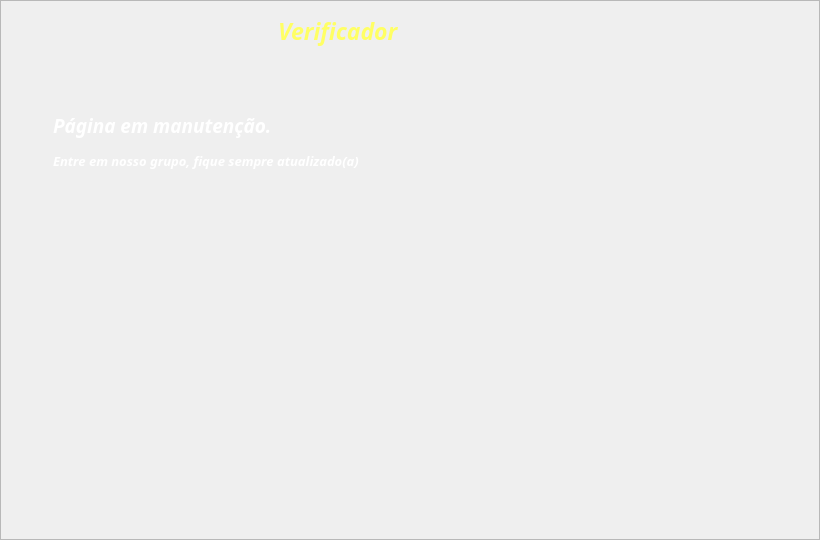
   <widget class="QFrame" name="frameVerificador">
    <property name="geometry">
     <rect>
      <x>90</x>
      <y>150</y>
      <width>820</width>
      <height>540</height>
     </rect>
    </property>
    <property name="frameShape">
     <enum>QFrame::StyledPanel</enum>
    </property>
    <property name="frameShadow">
     <enum>QFrame::Raised</enum>
    </property>
    <widget class="QLabel" name="label_45">
     <property name="geometry">
      <rect>
       <x>275</x>
       <y>10</y>
       <width>151</width>
       <height>41</height>
      </rect>
     </property>
     <property name="font">
      <font>
       <family>Montserrat ExtraBold</family>
       <pointsize>17</pointsize>
       <weight>75</weight>
       <italic>true</italic>
       <bold>true</bold>
      </font>
     </property>
     <property name="styleSheet">
      <string notr="true">color: rgb(255, 255, 100);</string>
     </property>
     <property name="text">
      <string>Verificador</string>
     </property>
     <property name="textFormat">
      <enum>Qt::PlainText</enum>
     </property>
     <property name="wordWrap">
      <bool>false</bool>
     </property>
     <property name="margin">
      <number>2</number>
     </property>
     <property name="indent">
      <number>3</number>
     </property>
    </widget>
    <widget class="QLabel" name="label_46">
     <property name="geometry">
      <rect>
       <x>50</x>
       <y>110</y>
       <width>261</width>
       <height>31</height>
      </rect>
     </property>
     <property name="font">
      <font>
       <family>Montserrat ExtraBold</family>
       <pointsize>14</pointsize>
       <weight>75</weight>
       <italic>true</italic>
       <bold>true</bold>
      </font>
     </property>
     <property name="styleSheet">
      <string notr="true">color: rgb(255, 255, 255);</string>
     </property>
     <property name="text">
      <string>Página em manutenção.</string>
     </property>
     <property name="textFormat">
      <enum>Qt::PlainText</enum>
     </property>
     <property name="wordWrap">
      <bool>false</bool>
     </property>
     <property name="margin">
      <number>2</number>
     </property>
     <property name="indent">
      <number>3</number>
     </property>
    </widget>
    <widget class="QLabel" name="label_47">
     <property name="geometry">
      <rect>
       <x>50</x>
       <y>140</y>
       <width>361</width>
       <height>41</height>
      </rect>
     </property>
     <property name="font">
      <font>
       <family>Montserrat ExtraBold</family>
       <pointsize>10</pointsize>
       <weight>75</weight>
       <italic>true</italic>
       <bold>true</bold>
      </font>
     </property>
     <property name="styleSheet">
      <string notr="true">color: rgb(255, 255, 255);</string>
     </property>
     <property name="text">
      <string>Entre em nosso grupo, fique sempre atualizado(a)</string>
     </property>
     <property name="textFormat">
      <enum>Qt::PlainText</enum>
     </property>
     <property name="wordWrap">
      <bool>false</bool>
     </property>
     <property name="margin">
      <number>2</number>
     </property>
     <property name="indent">
      <number>3</number>
     </property>
    </widget>
   </widget>
